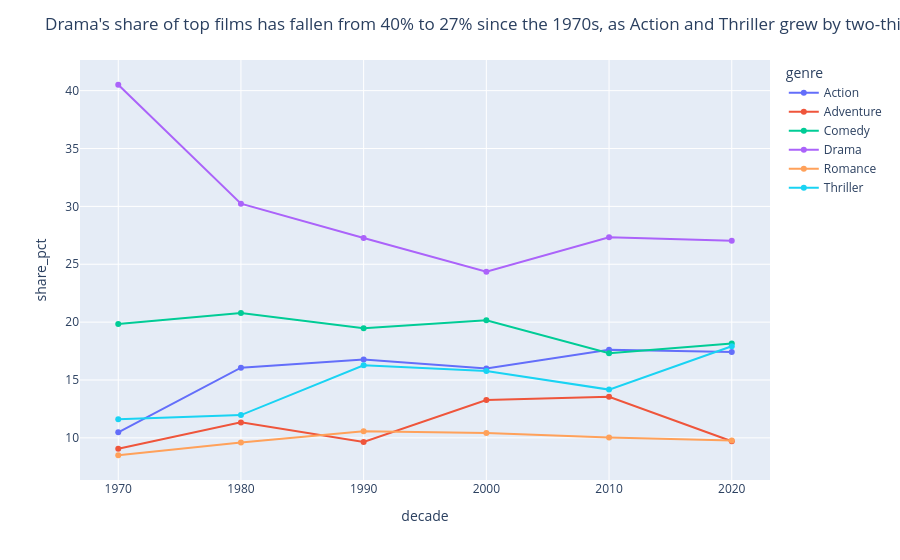

Notebook code cell kept with this figure:
### Markdown cell above
**Why a line chart.** This chart tracks change over time, which a line makes
directly readable — a bar chart per decade would need six bars side by side
per period and hide the trend itself. I restrict to the top 6 genres by
frequency and to decades from 1970 onward, where the dataset has enough films
per decade for a share to be meaningful (earlier decades have very few TMDB
"popular" entries and would produce noisy, unreliable percentages).

### Code cell
top_genres = movies_with_genres_df["genre"].value_counts().head(6).index.tolist()  # .index extracts just the genre names from value_counts(), not the counts
sub = movies_with_genres_df[
    movies_with_genres_df["genre"].isin(top_genres)  # .isin() returns True/False for each row, checking if its genre is in top_genres
    & (movies_with_genres_df["decade"] >= 1970)
]
counts = (
    sub.groupby(["decade", "genre"])
       .size()
       .rename("n")  # names the unnamed count column from .size() so it can be referenced as "n"
       .reset_index()  # turns the multi-level (decade, genre) index back into regular columns
)
counts["share_pct"] = (
    100 * counts["n"]
    / counts.groupby("decade")["n"].transform("sum")  # .transform("sum") sums "n" per decade but keeps one row per original row, so it can be divided row-by-row
)
fig3 = px.line(counts, x="decade", y="share_pct", color="genre", markers=True)
fig3.update_layout(title="Drama's share of top films has fallen from 40% to 27% since the 1970s, as Action and Thriller grew by two-thirds")
fig3.write_html("../docs/charts/finding3_genre_share_by_decade.html", include_plotlyjs="cdn", full_html=True)
fig3.show()

### Figure 1 — Plotly figure (JSON) as saved in the notebook; plotly's stock layout.template omitted (floating-point values rounded to 4 significant figures)
{"data": [{"hovertemplate": "genre=Action<br>decade=%{x}<br>share_pct=%{y}<extra></extra>", "legendgroup": "Action", "line": {"color": "#636efa", "dash": "solid"}, "marker": {"symbol": "circle"}, "mode": "lines+markers", "name": "Action", "orientation": "v", "showlegend": true, "type": "scatter", "x": [1970, 1980, 1990, 2000, 2010, 2020], "xaxis": "x", "y": [10.48, 16.06, 16.78, 16.0, 17.62, 17.42], "yaxis": "y"}, {"hovertemplate": "genre=Adventure<br>decade=%{x}<br>share_pct=%{y}<extra></extra>", "legendgroup": "Adventure", "line": {"color": "#EF553B", "dash": "solid"}, "marker": {"symbol": "circle"}, "mode": "lines+markers", "name": "Adventure", "orientation": "v", "showlegend": true, "type": "scatter", "x": [1970, 1980, 1990, 2000, 2010, 2020], "xaxis": "x", "y": [9.065, 11.34, 9.648, 13.27, 13.55, 9.709], "yaxis": "y"}, {"hovertemplate": "genre=Comedy<br>decade=%{x}<br>share_pct=%{y}<extra></extra>", "legendgroup": "Comedy", "line": {"color": "#00cc96", "dash": "solid"}, "marker": {"symbol": "circle"}, "mode": "lines+markers", "name": "Comedy", "orientation": "v", "showlegend": true, "type": "scatter", "x": [1970, 1980, 1990, 2000, 2010, 2020], "xaxis": "x", "y": [19.83, 20.79, 19.46, 20.15, 17.31, 18.14], "yaxis": "y"}, {"hovertemplate": "genre=Drama<br>decade=%{x}<br>share_pct=%{y}<extra></extra>", "legendgroup": "Drama", "line": {"color": "#ab63fa", "dash": "solid"}, "marker": {"symbol": "circle"}, "mode": "lines+markers", "name": "Drama", "orientation": "v", "showlegend": true, "type": "scatter", "x": [1970, 1980, 1990, 2000, 2010, 2020], "xaxis": "x", "y": [40.51, 30.24, 27.27, 24.36, 27.33, 27.03], "yaxis": "y"}, {"hovertemplate": "genre=Romance<br>decade=%{x}<br>share_pct=%{y}<extra></extra>", "legendgroup": "Romance", "line": {"color": "#FFA15A", "dash": "solid"}, "marker": {"symbol": "circle"}, "mode": "lines+markers", "name": "Romance", "orientation": "v", "showlegend": true, "type": "scatter", "x": [1970, 1980, 1990, 2000, 2010, 2020], "xaxis": "x", "y": [8.499, 9.606, 10.57, 10.43, 10.03, 9.774], "yaxis": "y"}, {"hovertemplate": "genre=Thriller<br>decade=%{x}<br>share_pct=%{y}<extra></extra>", "legendgroup": "Thriller", "line": {"color": "#19d3f3", "dash": "solid"}, "marker": {"symbol": "circle"}, "mode": "lines+markers", "name": "Thriller", "orientation": "v", "showlegend": true, "type": "scatter", "x": [1970, 1980, 1990, 2000, 2010, 2020], "xaxis": "x", "y": [11.61, 11.97, 16.28, 15.78, 14.17, 17.91], "yaxis": "y"}], "layout": {"legend": {"title": {"text": "genre"}, "tracegroupgap": 0}, "margin": {"t": 60}, "title": {"text": "Drama's share of top films has fallen from 40% to 27% since the 1970s, as Action and Thriller grew by two-thirds"}, "xaxis": {"anchor": "y", "domain": [0, 1], "title": {"text": "decade"}}, "yaxis": {"anchor": "x", "domain": [0, 1], "title": {"text": "share_pct"}}}}
